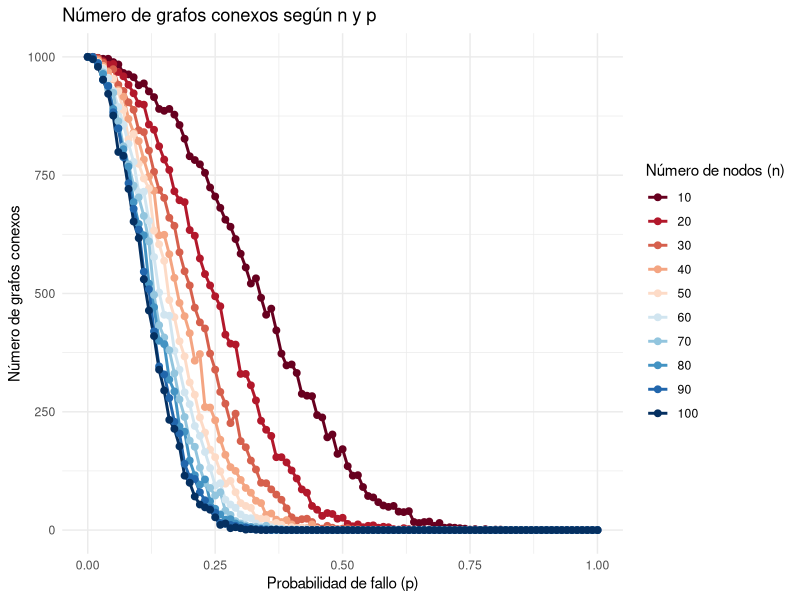

Write R code to recreate this figure.
# Cargar el archivo CSV
data <- read.csv("../data/belda.csv", sep=";")

# Ver un resumen rápido de los datos
head(data)

# Instalar ggplot2 si no está instalado
if (!require(ggplot2)) install.packages("ggplot2")

# Cargar ggplot2
library(ggplot2)

ggplot(data, aes(x = p, y = connectedGraphs, color = as.factor(n))) +
  geom_line(size = 1) +  # Ajustar el grosor de la línea
  geom_point(size = 2) + # Ajustar el tamaño de los puntos
  labs(
    title = "Número de grafos conexos según n y p",
    x = "Probabilidad de fallo (p)",
    y = "Número de grafos conexos",
    color = "Número de nodos (n)"
  ) +
  scale_color_brewer(palette = "RdBu") +
  theme_minimal()